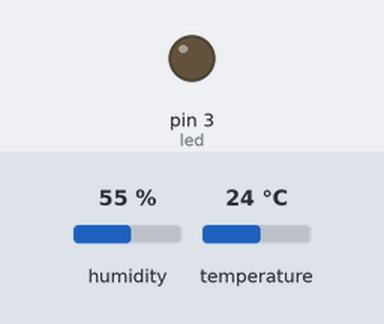
Simulated run of this sketch. Board: Arduino Uno, built with avr-gcc and run on an emulated ATmega328P. On the bench: output pins drawn as LEDs (lit = HIGH). The test bench sets the inputs (shaded band); at power-on: temperature 24 °C, humidity 55 %. What the sketch prints to the serial monitor is not drawn.

Above: at 2.8 s.
2.9 s: temperature set to 28 °C
At 4.7 s:
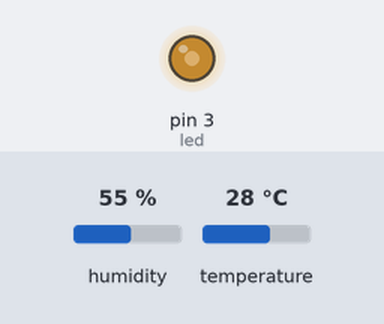
5.6 s: temperature set to 33 °C
At 7.2 s:
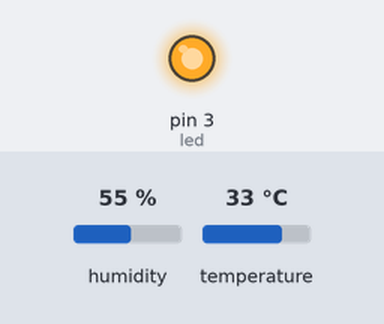
8.3 s: temperature set to 29 °C
At 10.9 s:
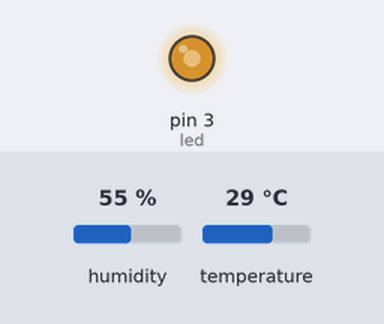
11.6 s: temperature set to 41 °C
At 13.4 s:
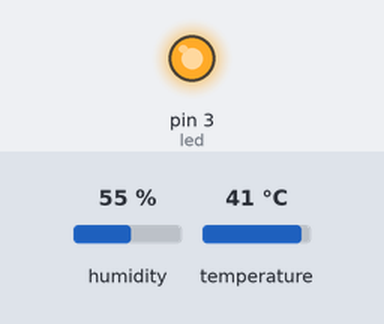
Timing chart, 0 to 14.9 s (numbered marks = the images above; inputs shaded):
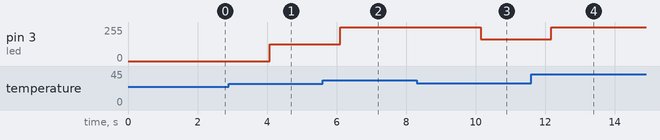

Measured:
- after the input at 2.9 s, pin 3 (led): 0/255 → 125/255 after 1.2 s
- after the input at 5.6 s, pin 3 (led): 125/255 → 255/255 after 0.50 s
- after the input at 8.3 s, pin 3 (led): 255/255 → 162/255 after 1.9 s
- after the input at 11.6 s, pin 3 (led): 162/255 → 255/255 after 0.58 s

The sketch:

wenkong.ino
```cpp
#include <DHT.h>
DHT ddd(8,DHT11);//DHT11是传感器类型
float Temp = 0;//温度
int led = 3;

void setup() {
  Serial.begin(9600);
  ddd.begin();
  pinMode(led,OUTPUT);
  pinMode(8,INPUT);
  int value = 0;
}

void loop() {
  Temp = ddd.readTemperature();
  Serial.print("当前温度是：");
  Serial.println(Temp);
  if(Temp<25)
  {
    analogWrite(led, 0);

  }else if(Temp>=15&&Temp<=30){

    analogWrite(led, map(Temp,26,30,50,200));

  }else {
    analogWrite(led, 255);
  }
  delay(500);
}
```
